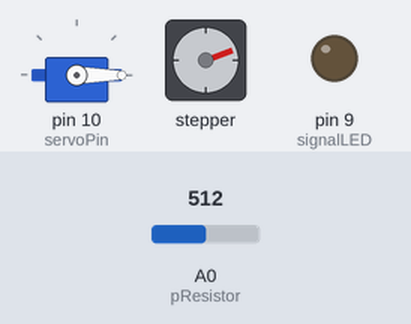
A sketch run on a simulated Arduino Uno, built with avr-gcc and run on an emulated ATmega328P. On the bench: servo, stepper motor, output pins drawn as LEDs (lit = HIGH). The test bench sets the inputs (shaded band); at power-on: A0 (pResistor) = 512. Stepper angles assume 200 steps per turn.

Above: at 3.8 s.
3.9 s: A0 (pResistor) set to 0
At 4.11 s:
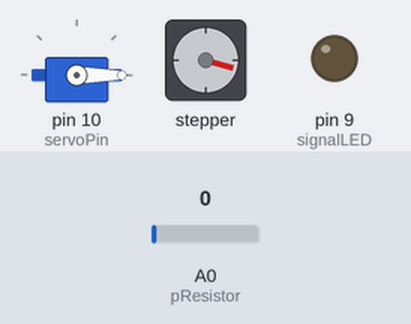
8.2 s: A0 (pResistor) set to 122
At 8.4 s:
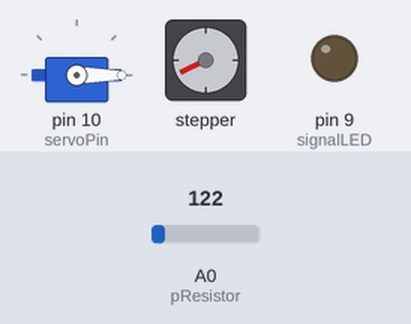
12.2 s: A0 (pResistor) set to 0
At 12.37 s:
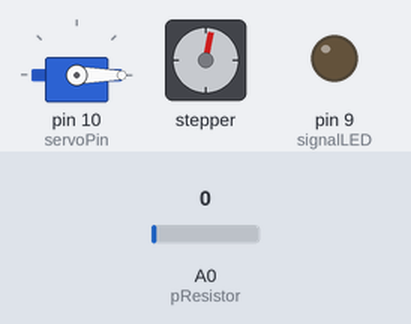
17.9 s: A0 (pResistor) set to 306
Timing chart, 0 to 30.8 s (numbered marks = the images above; inputs shaded):
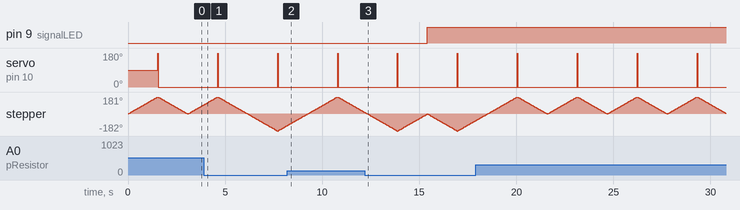

Measured:
- by itself, servo on pin 10 (servoPin): alternates 180° for 0.03 s and 0° for 3.1 s

The sketch:

code.ino
```cpp
#include <Servo.h>
#include <Stepper.h>

//Constants
const int pResistor = A0; // Photoresistor
const int signalLED = 9;  // Led pin at Arduino pin 9
const int stepsPerRevolution = 200;
const int servoPin = 10;


const int SERVO_CLOSED = 0;
const int SERVO_OPEN = 180;

const int STEPS = 100;
const int STEPPER_DELAY = 15;

// Any colour less will be the darker marble
const int COLOUR_RES = 60;


Servo myservo;
Stepper myStepper(stepsPerRevolution, 2, 3, 4, 5);

void setup() {
  Serial.begin(9600);

  pinMode(signalLED, OUTPUT);  // Set lepPin - 9 pin as an output
  pinMode(pResistor, INPUT);  // Set pResistor - A0 pin as an input

  myservo.attach(servoPin);  // attaches the servo on pin 10 to the servo object

}

int value = 0;
int totalSorted = 0;

void loop() {

  value = analogRead(pResistor);
  int step_direction = 0;

  if (value > COLOUR_RES) {

    step_direction = 1;

  }
  else {

    step_direction = -1;

  }

  int stepCount = 0;

  while (stepCount <= STEPS) {

      myStepper.step(step_direction);
      delay(STEPPER_DELAY);

      stepCount++;
  }

  myservo.write(SERVO_OPEN);
  delay(10);
  myservo.write(SERVO_CLOSED);

  for (int x = 0; x < stepCount; x++) {

    myStepper.step(step_direction * -1);
    delay(STEPPER_DELAY);

  }

  totalSorted++;

  if (totalSorted >= 5) {

    digitalWrite(signalLED, HIGH);

  }

  delay(10);
}
```
